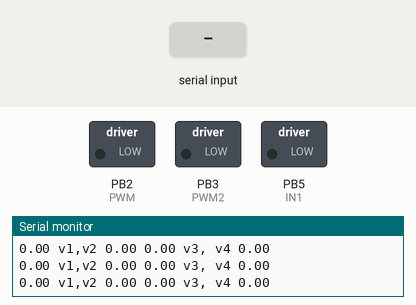
Recording of a sketch running on a simulated ATtiny85, built with avr-gcc and run on an emulated ATtiny85. Parts: switched loads named in the sketch (green lamp = pin HIGH), the last lines printed to the serial monitor. The test bench sets the inputs (shaded band).

Above: at 1.2 s.
1.3 s: "90\n" received over Serial
At 2.23 s:
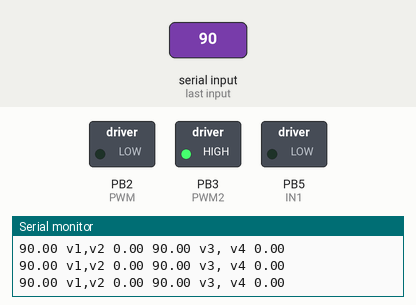
At 3.2 s:
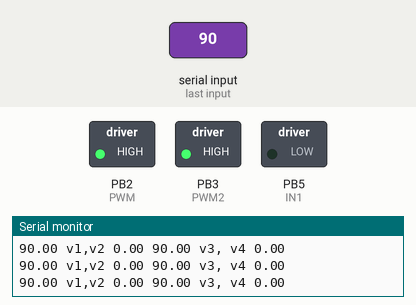
3.7 s: "90 45\n" received over Serial
Timing chart, 0 to 6.7 s (numbered marks = the images above; inputs shaded):
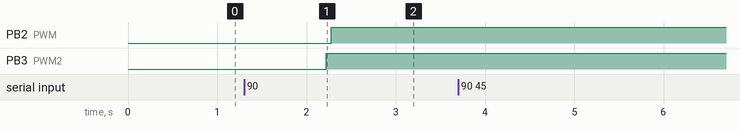

The sketch:

PID_servo_control_with_fillter_2BANH_02.ino
```cpp
#include "TimerOne.h"
#include "atomic.h"

//// Pins
#define ENCA 21
#define ENCB 20
#define PWM 2
#define IN1 5
#define IN2 6

// Pins
#define ENCC 19
#define ENCD 18
#define PWM2 3
#define IN3 8
#define IN4 9

// globals
long prevT = 0;
int posPrev = 0;
// Use the "volatile" directive for variables
// used in an interrupt
volatile int pos_i = 0;
volatile float velocity_i = 0;
volatile long prevT_i = 0;
float v1Filt = 0;
float v1Prev = 0;
float v2Filt = 0;
float v2Prev = 0;
float eintegral = 0;

// globals 2
long prevT2 = 0;
int posPrev2 = 0;
// Use the "volatile" directive for variables
// used in an interrupt
volatile int pos_i2 = 0;
volatile float velocity_i2 = 0;
volatile long prevT_i2 = 0;
float v3Filt = 0;
float v3Prev = 0;
float v4Filt = 0;
float v4Prev = 0;
float eintegral2 = 0;

// de trinh bien dich khong toi uu hai bien nay, su dung 'volatile'
// de viec truy cap gia tri cua no luon chinh xac!
volatile float vt = 0;
volatile float vt2 = 0;

// Cờ để báo hiệu việc thực hiện PID
volatile bool pidFlag = false;

char inputBuffer[20];
int index = 0;

void setup() {
  Serial.begin(9600);

  pinMode(ENCA,INPUT);
  pinMode(ENCB,INPUT);
  pinMode(PWM,OUTPUT);
  pinMode(IN1,OUTPUT);
  pinMode(IN2,OUTPUT);

  pinMode(ENCC,INPUT);
  pinMode(ENCD,INPUT);
  pinMode(PWM2,OUTPUT);
  pinMode(IN3,OUTPUT);
  pinMode(IN4,OUTPUT);

  attachInterrupt(digitalPinToInterrupt(ENCA),readEncoder,RISING);
  attachInterrupt(digitalPinToInterrupt(ENCC),readEncoder2,RISING);
  Timer1.initialize(5000);                // Khoi tao ham timer ngat sau 10ms
  Timer1.attachInterrupt(PID_timerInterrupt);
}

void loop() {
  int i;
  for (i=0; i<10; i++)
    delay(1);
  /////////////////////////////////////PHẦN XỬ LÝ ĐỌC TÍN HIỆU ĐIỀU KHIỂN TỪ MONITOR
  if (Serial.available() > 0) {
    // Đọc giá trị từ bàn phím dưới dạng chuỗi DẠNG "4 4", "2 2"
    String input = Serial.readStringUntil('\n');  // Đọc chuỗi đến khi gặp ký tự xuống dòng

    // Tách chuỗi thành 2 phần dựa trên dấu cách (space)
    int index = input.indexOf(' ');  // Tìm vị trí của dấu cách
    String tocdodat_str = input.substring(0, index);  // Lấy chuỗi trước dấu cách
    String tocdodat2_str = input.substring(index + 1);  // Lấy chuỗi sau dấu cách

    // Chuyển chuỗi thành số nguyên VÀ gán giá trị vào con trỏ hằng
    // ==> thay đổi giá trị vị trí con trỏ trỏ đến
    float* const ptr_vt = &vt;
    float* const ptr_vt2 = &vt2;
    *ptr_vt = tocdodat_str.toInt();
    *ptr_vt2 = tocdodat2_str.toInt();

    // de phong tran bo nho khi su dung lau:
    // index = 0;
    // input = ' ';
  }
  if (pidFlag) {
    // Thực hiện tính toán PID
    PID_controller();

    // Đặt lại cờ sau khi thực hiện PID
    pidFlag = false;
  }
  Serial.print(vt);
  Serial.print(" v1,v2 ");
  Serial.print(v1Filt);
  Serial.print(" ");


  Serial.print(vt2);
  Serial.print(" v3, v4 ");
  Serial.print(v3Filt);
  Serial.println(" ");
//  delay(1);
}

void PID_timerInterrupt() {
  pidFlag = true;  // Đánh dấu cờ để thực hiện PID
}

void PID_controller()
{
  // read the position in an atomic block
  // to avoid potential misreads

  // MOTOR 01
  int pos = 0;
  float velocity2 = 0;
  ATOMIC_BLOCK(ATOMIC_RESTORESTATE)
  {
    pos = pos_i;
    velocity2 = velocity_i;
  }


  // MOTOR 02
  int pos2 = 0;
  float velocity2_2 = 0;
  ATOMIC_BLOCK(ATOMIC_RESTORESTATE)
  {
    pos2 = pos_i2;
    velocity2_2 = velocity_i2;
  }

  // Compute velocity with method 1
  long currT = micros();
  float deltaT = ((float) (currT-prevT))/1.0e6;
  float velocity1 = (pos - posPrev)/deltaT;
  posPrev = pos;
  prevT = currT;

  // MOTOR 02
  long currT2 = micros();
  float deltaT2 = ((float) (currT2-prevT2))/1.0e6;
  float velocity1_2 = (pos2 - posPrev2)/deltaT2;
  posPrev2 = pos2;
  prevT2 = currT2;

  // Convert count/s to RPM
  float v1 = velocity1/490.0*60.0;
  float v2 = velocity2/490.0*60.0;

  float v3 = velocity1_2/490.0*60.0;
  float v4 = velocity2_2/490.0*60.0;

  // Low-pass filter (25 Hz cutoff)
  v1Filt = 0.854*v1Filt + 0.0728*v1 + 0.0728*v1Prev;
  v1Prev = v1;
  v2Filt = 0.854*v2Filt + 0.0728*v2 + 0.0728*v2Prev;
  v2Prev = v2;

  v3Filt = 0.854*v3Filt + 0.0728*v3 + 0.0728*v3Prev;
  v3Prev = v3;
  v4Filt = 0.854*v4Filt + 0.0728*v4 + 0.0728*v4Prev;
  v4Prev = v4;


  // SET A TARGET
//  float vt = 60*(sin(currT/1e6)>0);
//  float vt = -60;
//  float vt2 = 60;
//  float vt, vt2;

  float* ptr_vt = &vt;
  float* ptr_vt2 = &vt2;
  // DUNG KHAN CAP - KICH HOAT DONG NAY:
//  vt = vt2 = 0;


  // Compute the control signal u
  float kp = 0.5;
  float ki = 0.95;

  float kp2 = 0.55;
  float ki2 = 0.95;

  float e = vt-v1Filt;
  eintegral = eintegral + e*deltaT;
  float u = kp*e + ki*eintegral;

  float e2 = vt2-v3Filt;
  eintegral2 = eintegral2 + e2*deltaT2;
  float u2 = kp2*e2 + ki2*eintegral2;


  // Set the motor speed and direction
  int dir = 1;
  if (u<0){
    dir = -1;
  }
  int pwr = (int) fabs(u);
  if(pwr > 255){
    pwr = 255;
  }

  int dir2 = 1;
  if (u2<0){
    dir2 = -1;
  }
  int pwr2 = (int) fabs(u2);
  if(pwr2 > 255){
    pwr2 = 255;
  }
  setMotor(dir,pwr,PWM,IN1,IN2);
  setMotor2(dir2,pwr2,PWM2,IN3,IN4);


}
void setMotor(int dir, int pwmVal, int pwm, int in1, int in2)
{
  analogWrite(pwm,pwmVal); // Motor speed
  if(dir == -1){
    // Turn one way
    digitalWrite(in1,HIGH);
    digitalWrite(in2,LOW);
  }
  else if(dir == 1){
    // Turn the other way
    digitalWrite(in1,LOW);
    digitalWrite(in2,HIGH);
  }
  else{
    // Or dont turn
    digitalWrite(in1,LOW);
    digitalWrite(in2,LOW);
  }
}

void setMotor2(int dir2, int pwmVal2, int pwm2, int in3, int in4)
{
  analogWrite(pwm2,pwmVal2); // Motor speed
  if(dir2 == -1){
    // Turn one way
    digitalWrite(in3,HIGH);
    digitalWrite(in4,LOW);
  }
  else if(dir2 == 1){
    // Turn the other way
    digitalWrite(in3,LOW);
    digitalWrite(in4,HIGH);
  }
  else{
    // Or dont turn
    digitalWrite(in3,LOW);
    digitalWrite(in4,LOW);
  }
}

void readEncoder(){
  // Read encoder B when ENCA rises
  int b = digitalRead(ENCB);
  int increment = 0;
  if(b>0){
    // If B is high, increment forward
    increment = 1;
  }
  else{
    // Otherwise, increment backward
    increment = -1;
  }
  pos_i = pos_i + increment;

  // Compute velocity with method 2
  long currT = micros();
  float deltaT = ((float) (currT - prevT_i))/1.0e6;
  velocity_i = increment/deltaT;
  prevT_i = currT;
}


void readEncoder2(){
  // Read encoder B when ENCA rises
  int d = digitalRead(ENCD);
  int increment2 = 0;
  if(d>0){
    // If B is high, increment forward
    increment2 = 1;
  }
  else{
    // Otherwise, increment backward
    increment2 = -1;
  }
  pos_i2 = pos_i2 + increment2;

  // Compute velocity with method 2
  long currT2 = micros();
  float deltaT2 = ((float) (currT2 - prevT_i2))/1.0e6;
  velocity_i2 = increment2/deltaT2;
  prevT_i2 = currT2;
}
```

atomic.h
```cpp
// (licence header left out)
/* $Id: atomic.h,v 1.3 2007/12/20 14:17:56 joerg_wunsch Exp $ */

#ifndef _UTIL_ATOMIC_H_
#define _UTIL_ATOMIC_H_ 1

#include <avr/io.h>
#include <avr/interrupt.h>

#if !defined(__DOXYGEN__)
/* Internal helper functions. */
static __inline__ uint8_t __iSeiRetVal(void)
{
    sei();
    return 1;
}

static __inline__ uint8_t __iCliRetVal(void)
{
    cli();
    return 1;
}

static __inline__ void __iSeiParam(const uint8_t *__s)
{
    sei();
    __asm__ volatile ("" ::: "memory");
    (void)__s;
}

static __inline__ void __iCliParam(const uint8_t *__s)
{
    cli();
    __asm__ volatile ("" ::: "memory");
    (void)__s;
}

static __inline__ void __iRestore(const  uint8_t *__s)
{
    SREG = *__s;
    __asm__ volatile ("" ::: "memory");
}
#endif  /* !__DOXYGEN__ */

/** \file */
/** \defgroup util_atomic <util/atomic.h> Atomically and Non-Atomically Executed Code Blocks

    \code
    #include <util/atomic.h>
    \endcode

    \note The macros in this header file require the ISO/IEC 9899:1999
    ("ISO C99") feature of for loop variables that are declared inside
    the for loop itself.  For that reason, this header file can only
    be used if the standard level of the compiler (option --std=) is
    set to either \c c99 or \c gnu99.

    The macros in this header file deal with code blocks that are
    guaranteed to be excuted Atomically or Non-Atmomically.  The term
    "Atomic" in this context refers to the unability of the respective
    code to be interrupted.

    These macros operate via automatic manipulation of the Global
    Interrupt Status (I) bit of the SREG register. Exit paths from
    both block types are all managed automatically without the need
    for special considerations, i. e. the interrupt status will be
    restored to the same value it has been when entering the
    respective block.

    A typical example that requires atomic access is a 16 (or more)
    bit variable that is shared between the main execution path and an
    ISR.  While declaring such a variable as volatile ensures that the
    compiler will not optimize accesses to it away, it does not
    guarantee atomic access to it.  Assuming the following example:

    \code
#include <inttypes.h>
#include <avr/interrupt.h>
#include <avr/io.h>

volatile uint16_t ctr;

ISR(TIMER1_OVF_vect)
{
  ctr--;
}

...
int
main(void)
{
   ...
   ctr = 0x200;
   start_timer();
   while (ctr != 0)
     // wait
       ;
   ...
}
    \endcode

    There is a chance where the main context will exit its wait loop
    when the variable \c ctr just reached the value 0xFF.  This happens
    because the compiler cannot natively access a 16-bit variable
    atomically in an 8-bit CPU.  So the variable is for example at
    0x100, the compiler then tests the low byte for 0, which succeeds.
    It then proceeds to test the high byte, but that moment the ISR
    triggers, and the main context is interrupted.  The ISR will
    decrement the variable from 0x100 to 0xFF, and the main context
    proceeds.  It now tests the high byte of the variable which is
    (now) also 0, so it concludes the variable has reached 0, and
    terminates the loop.

    Using the macros from this header file, the above code can be
    rewritten like:

    \code
#include <inttypes.h>
#include <avr/interrupt.h>
#include <avr/io.h>
#include <util/atomic.h>

volatile uint16_t ctr;

ISR(TIMER1_OVF_vect)
{
  ctr--;
}

...
int
main(void)
{
   ...
   ctr = 0x200;
   start_timer();
   sei();
   uint16_t ctr_copy;
   do
   {
     ATOMIC_BLOCK(ATOMIC_FORCEON)
     {
       ctr_copy = ctr;
     }
   }
   while (ctr_copy != 0);
   ...
}
    \endcode

    This will install the appropriate interrupt protection before
    accessing variable \c ctr, so it is guaranteed to be consistently
    tested.  If the global interrupt state were uncertain before
    entering the ATOMIC_BLOCK, it should be executed with the
    parameter ATOMIC_RESTORESTATE rather than ATOMIC_FORCEON.

*/

/** \def ATOMIC_BLOCK(type)
    \ingroup util_atomic

    Creates a block of code that is guaranteed to be executed
    atomically. Upon entering the block the Global Interrupt Status
    flag in SREG is disabled, and re-enabled upon exiting the block
    from any exit path.

    Two possible macro parameters are permitted, ATOMIC_RESTORESTATE
    and ATOMIC_FORCEON.
*/
#if defined(__DOXYGEN__)
#define ATOMIC_BLOCK(type)
#else
#define ATOMIC_BLOCK(type) for ( type, __ToDo = __iCliRetVal(); \
                         __ToDo ; __ToDo = 0 )
#endif  /* __DOXYGEN__ */

/** \def NONATOMIC_BLOCK(type)
    \ingroup util_atomic

    Creates a block of code that is executed non-atomically. Upon
    entering the block the Global Interrupt Status flag in SREG is
    enabled, and disabled upon exiting the block from any exit
    path. This is useful when nested inside ATOMIC_BLOCK sections,
    allowing for non-atomic execution of small blocks of code while
    maintaining the atomic access of the other sections of the parent
    ATOMIC_BLOCK.

    Two possible macro parameters are permitted,
    NONATOMIC_RESTORESTATE and NONATOMIC_FORCEOFF.
*/
#if defined(__DOXYGEN__)
#define NONATOMIC_BLOCK(type)
#else
#define NONATOMIC_BLOCK(type) for ( type, __ToDo = __iSeiRetVal(); \
                            __ToDo ;  __ToDo = 0 )
#endif  /* __DOXYGEN__ */

/** \def ATOMIC_RESTORESTATE
    \ingroup util_atomic

    This is a possible parameter for ATOMIC_BLOCK. When used, it will
    cause the ATOMIC_BLOCK to restore the previous state of the SREG
    register, saved before the Global Interrupt Status flag bit was
    disabled. The net effect of this is to make the ATOMIC_BLOCK's
    contents guaranteed atomic, without changing the state of the
    Global Interrupt Status flag when execution of the block
    completes.
*/
#if defined(__DOXYGEN__)
#define ATOMIC_RESTORESTATE
#else
#define ATOMIC_RESTORESTATE uint8_t sreg_save \
  __attribute__((__cleanup__(__iRestore))) = SREG
#endif  /* __DOXYGEN__ */

/** \def ATOMIC_FORCEON
    \ingroup util_atomic

    This is a possible parameter for ATOMIC_BLOCK. When used, it will
    cause the ATOMIC_BLOCK to force the state of the SREG register on
    exit, enabling the Global Interrupt Status flag bit. This saves on
    flash space as the previous value of the SREG register does not
    need to be saved at the start of the block.

    Care should be taken that ATOMIC_FORCEON is only used when it is
    known that interrupts are enabled before the block's execution or
    when the side effects of enabling global interrupts at the block's
    completion are known and understood.
*/
#if defined(__DOXYGEN__)
#define ATOMIC_FORCEON
#else
#define ATOMIC_FORCEON uint8_t sreg_save \
  __attribute__((__cleanup__(__iSeiParam))) = 0
#endif  /* __DOXYGEN__ */

/** \def NONATOMIC_RESTORESTATE
    \ingroup util_atomic

    This is a possible parameter for NONATOMIC_BLOCK. When used, it
    will cause the NONATOMIC_BLOCK to restore the previous state of
    the SREG register, saved before the Global Interrupt Status flag
    bit was enabled. The net effect of this is to make the
    NONATOMIC_BLOCK's contents guaranteed non-atomic, without changing
    the state of the Global Interrupt Status flag when execution of
    the block completes.
*/
#if defined(__DOXYGEN__)
#define NONATOMIC_RESTORESTATE
#else
#define NONATOMIC_RESTORESTATE uint8_t sreg_save \
  __attribute__((__cleanup__(__iRestore))) = SREG
#endif  /* __DOXYGEN__ */

/** \def NONATOMIC_FORCEOFF
    \ingroup util_atomic

    This is a possible parameter for NONATOMIC_BLOCK. When used, it
    will cause the NONATOMIC_BLOCK to force the state of the SREG
    register on exit, disabling the Global Interrupt Status flag
    bit. This saves on flash space as the previous value of the SREG
    register does not need to be saved at the start of the block.

    Care should be taken that NONATOMIC_FORCEOFF is only used when it
    is known that interrupts are disabled before the block's execution
    or when the side effects of disabling global interrupts at the
    block's completion are known and understood.
*/
#if defined(__DOXYGEN__)
#define NONATOMIC_FORCEOFF
#else
#define NONATOMIC_FORCEOFF uint8_t sreg_save \
  __attribute__((__cleanup__(__iCliParam))) = 0
#endif  /* __DOXYGEN__ */

#endif
```

Measured:
- after the input at 1.3 s, PB2 (PWM): LOW → HIGH after 0.98 s; PB3 (PWM2): LOW → HIGH after 0.92 s
